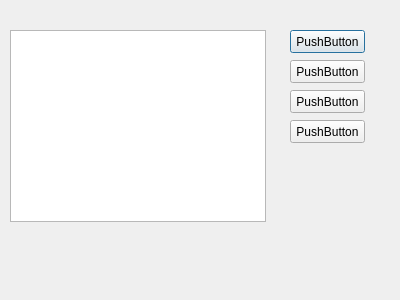
<?xml version="1.0" encoding="UTF-8"?>
<ui version="4.0">
 <class>Dialog</class>
 <widget class="QDialog" name="Dialog">
  <property name="geometry">
   <rect>
    <x>0</x>
    <y>0</y>
    <width>400</width>
    <height>300</height>
   </rect>
  </property>
  <property name="windowTitle">
   <string>Dialog</string>
  </property>
  <widget class="QTextBrowser" name="textBrowser">
   <property name="geometry">
    <rect>
     <x>10</x>
     <y>30</y>
     <width>256</width>
     <height>192</height>
    </rect>
   </property>
  </widget>
  <widget class="QPushButton" name="btn_print">
   <property name="geometry">
    <rect>
     <x>290</x>
     <y>30</y>
     <width>75</width>
     <height>23</height>
    </rect>
   </property>
   <property name="text">
    <string>PushButton</string>
   </property>
  </widget>
  <widget class="QPushButton" name="btn_set_text">
   <property name="geometry">
    <rect>
     <x>290</x>
     <y>60</y>
     <width>75</width>
     <height>23</height>
    </rect>
   </property>
   <property name="text">
    <string>PushButton</string>
   </property>
  </widget>
  <widget class="QPushButton" name="btn_append_txt">
   <property name="geometry">
    <rect>
     <x>290</x>
     <y>90</y>
     <width>75</width>
     <height>23</height>
    </rect>
   </property>
   <property name="text">
    <string>PushButton</string>
   </property>
  </widget>
  <widget class="QPushButton" name="btn_clear">
   <property name="geometry">
    <rect>
     <x>290</x>
     <y>120</y>
     <width>75</width>
     <height>23</height>
    </rect>
   </property>
   <property name="text">
    <string>PushButton</string>
   </property>
  </widget>
 </widget>
 <resources/>
 <connections/>
</ui>
